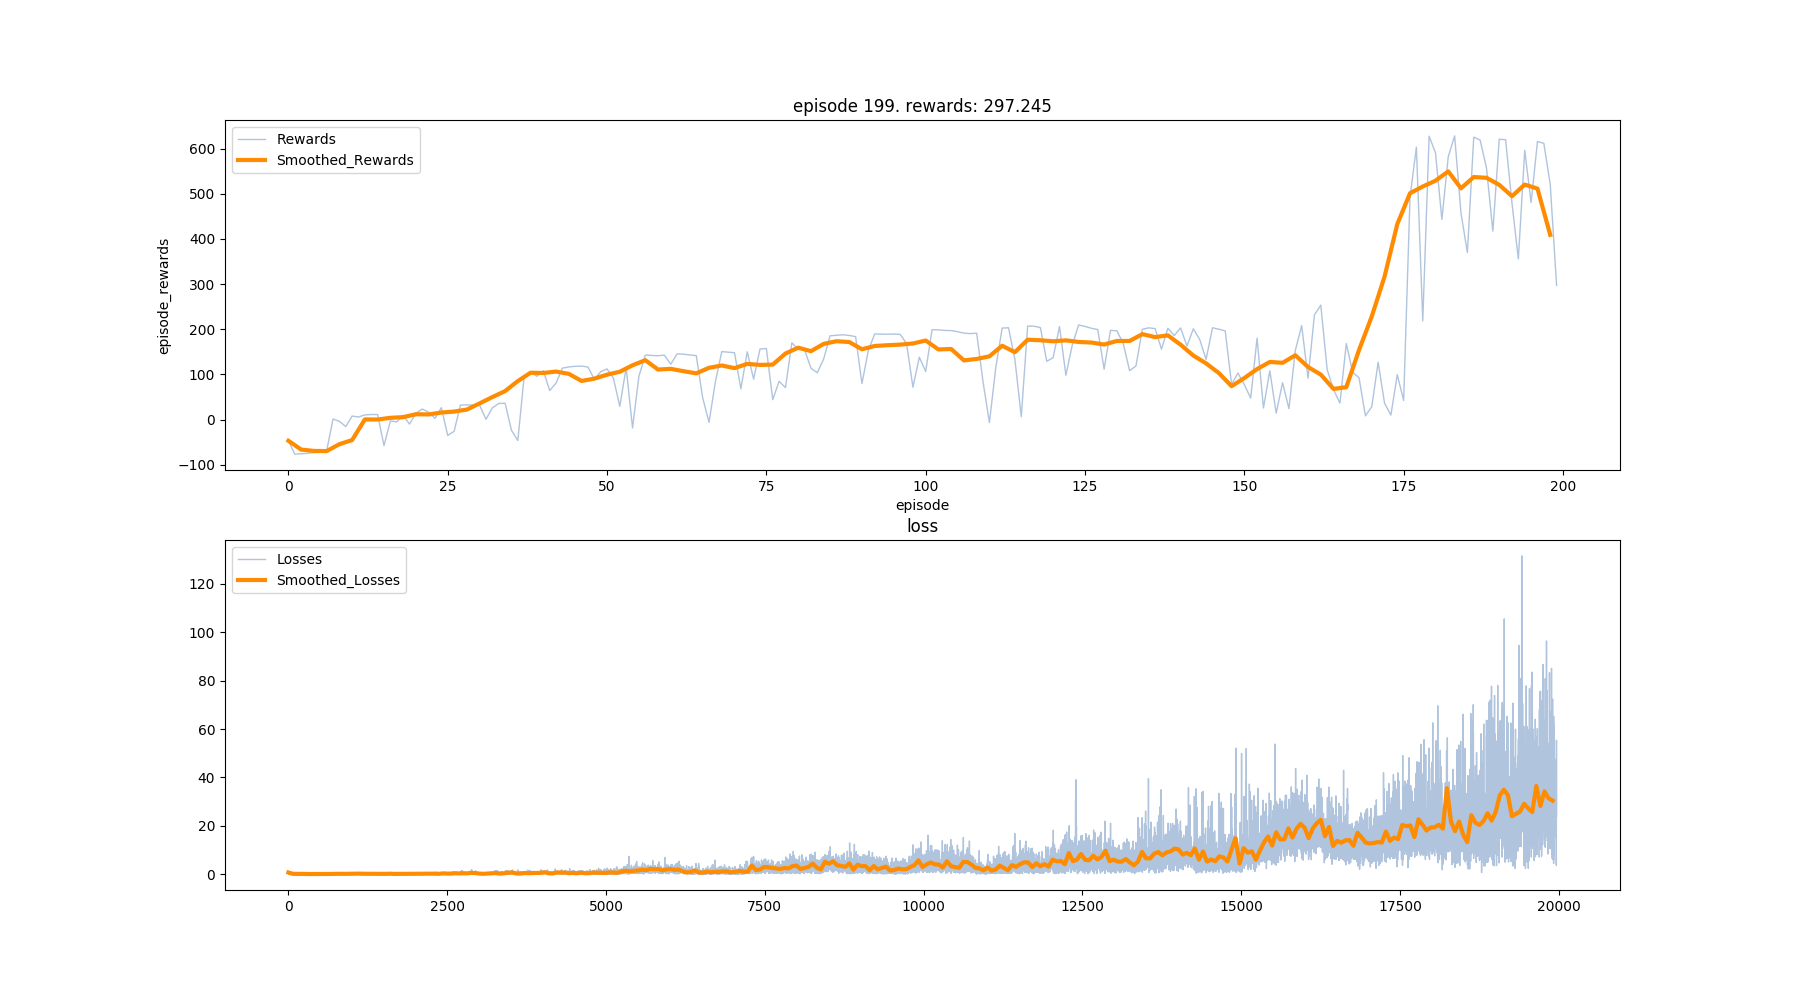

Here is the Python script that generated this plot:
from environment import Environment
import os
import matplotlib.pyplot as plt
import numpy as np
import random
import torch
import torch.nn as nn
import torch.optim as optim
from torch.nn.utils import clip_grad_norm_


class ReplayBuffer:
    def __init__(self, column, max_size, batch_size):
        self.current_state = np.zeros((max_size, column), dtype=np.float32)
        self.next_state = np.zeros((max_size, column), dtype=np.float32)
        self.action = np.zeros(max_size, dtype=np.float32)
        self.reward = np.zeros(max_size, dtype=np.float32)
        self.done = np.zeros(max_size,dtype=np.float32)
        self.max_size, self.batch_size = max_size, batch_size
        self.size, self.current_index = 0, 0
    
    def store(self, current_state, action, next_state, reward, done):
        self.current_state[self.current_index] = current_state
        self.action[self.current_index] = action
        self.next_state[self.current_index] = next_state
        self.reward[self.current_index] = reward
        self.done[self.current_index] = done
        self.current_index = (self.current_index + 1) % self.max_size
        self.size = min(self.size + 1, self.max_size)
    
    def sample_batch(self):
        ptr = np.random.choice(self.size, self.batch_size)
        return dict(current_state=self.current_state[ptr],
                    next_state=self.next_state[ptr],
                    action=self.action[ptr],
                    reward=self.reward[ptr],
                    done=self.done[ptr]
        )

    def __len__(self):
        return self.size


class Network(nn.Module):
    def __init__(self, in_dim, out_dim):
        super(Network, self).__init__()
        
        self.layers = nn.Sequential(
            nn.Linear(in_dim, 128),
            nn.ReLU(),
            nn.Linear(128, 128),
            nn.ReLU(),
            nn.Linear(128, out_dim)
        )
    def forward(self,x):
        return self.layers(x)


min_epsilon = 0.05
max_epsilon = 1
epsilon_decay = 80
epsilon_episode = lambda episode : min_epsilon + np.exp(-episode / epsilon_decay)*0.95


env = Environment("test_you")
state_space = 3
action_space = 3

batch_size = 32
max_size = 1000
memory = ReplayBuffer(state_space, max_size, batch_size)

device = torch.device("cuda:1" if torch.cuda.is_available() else "cpu")

network = Network(state_space,action_space).to(device)
target_network = Network(state_space,action_space).to(device)
target_network.load_state_dict(network.state_dict())
target_network.eval()

optimizer = optim.Adam(network.parameters())

gamma = 0.99
target_update = 200


def select_action(episode, state):
    if np.random.random_sample() > epsilon_episode(episode):
        selected_action = network(torch.FloatTensor(state).to(device)).argmax().detach().item()
    else:
        selected_action = random.randint(0,2)
    return selected_action


def train():
    samples = memory.sample_batch()
    state = torch.FloatTensor(samples["current_state"]).to(device).to(device)
    next_state = torch.FloatTensor(samples["next_state"]).to(device)
    action = torch.LongTensor(samples["action"].reshape(-1, 1)).to(device)
    reward = torch.FloatTensor(samples["reward"].reshape(-1, 1)).to(device)
    done = torch.FloatTensor(samples["done"].reshape(-1, 1)).to(device)
    
    current_Q_value = network(state).gather(1, action)
    next_Q_value = target_network(next_state).max(dim=1,keepdim=True)[0].detach()
    target = (reward + gamma*next_Q_value*(1 - done)).to(device)
    loss = ((target - current_Q_value).pow(2)).mean()
    optimizer.zero_grad()
    loss.backward()
    clip_grad_norm_(network.parameters(),1.0,norm_type=1) # Gradient clipping(增加稳定性)
    optimizer.step()
    return loss.item()


def plot_and_save(frame_idx, rewards, losses):
    rewards_factor = 10
    losses_smooth_x = np.arange(len(losses))
    losses_smooth = [np.mean(losses[i:i+rewards_factor]) if i > rewards_factor else np.mean(losses[0:i+1])
                     for i in range(len(losses))]
    rewards_smooth_x = np.arange(len(rewards))
    rewards_smooth = [np.mean(rewards[i:i+rewards_factor]) if i > rewards_factor else np.mean(rewards[0:i+1])
                      for i in range(len(rewards))]
    
    for i in range(len(losses)//3000):
        losses_smooth = losses_smooth[::2]
        losses_smooth_x = losses_smooth_x[::2]
    for i in range(len(rewards)//200):
        rewards_smooth = rewards_smooth[::2]
        rewards_smooth_x = rewards_smooth_x[::2]
        
    plt.figure(figsize=(18,10))   
    plt.subplot(211)
    plt.xlabel("episode")
    plt.ylabel("episode_rewards")
    plt.title('episode %s. rewards: %s' % (frame_idx, rewards[-1]))
    plt.plot(rewards, label="Rewards",color='lightsteelblue',linewidth='1')
    plt.plot(rewards_smooth_x, rewards_smooth, 
             label="Smoothed_Rewards",color='darkorange',linewidth='3')
    plt.legend(loc='best')
    
    plt.subplot(212)
    plt.title('loss')
    plt.plot(losses,label="Losses",color='lightsteelblue',linewidth='1')
    plt.plot(losses_smooth_x, losses_smooth, 
             label="Smoothed_Losses",color='darkorange',linewidth='3')
    plt.legend(loc='best')
    
    plt.savefig("dqn_test.png")

all_rewards = []
losses = []
update_count = 0

env.create_sockets_server()
state = env.reset()
for episode in range(200):
    rewards = 0
    for i in range(100):
        action = select_action(episode, state)
        next_state, reward, done, _ = env.step(action)
        print("episode:",episode,"state:",next_state,"reward:", reward,"action:",action )
        memory.store(state, action, next_state, reward, done)
        state = next_state
        rewards += reward
        #if done:
            #break
        if len(memory) > batch_size:
            loss = train()
            update_count += 1
            losses.append(loss)
            if update_count % target_update == 0:
                target_network.load_state_dict(network.state_dict())     
    all_rewards.append(rewards)
    plot_and_save(episode , [round(all_rewards[i], 3) for i in range(len(all_rewards))], losses)